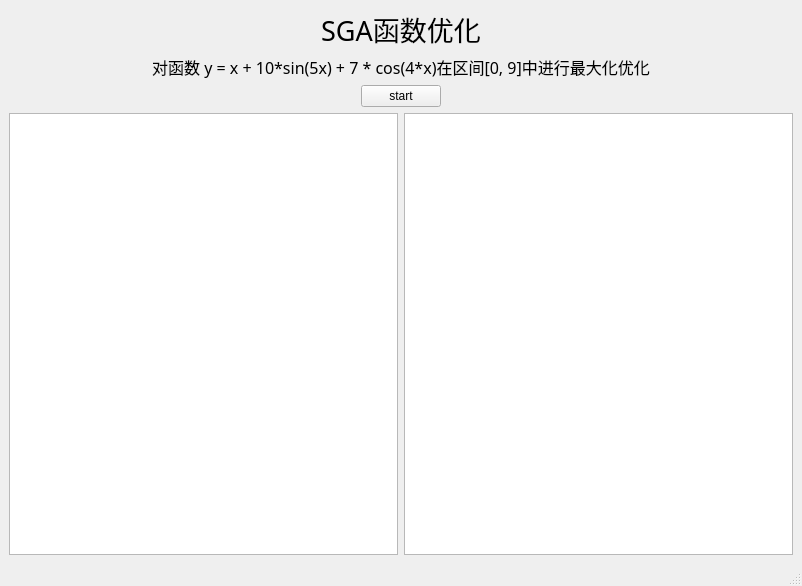
<?xml version="1.0" encoding="UTF-8"?>
<ui version="4.0">
 <class>MainWindow</class>
 <widget class="QMainWindow" name="MainWindow">
  <property name="geometry">
   <rect>
    <x>0</x>
    <y>0</y>
    <width>802</width>
    <height>586</height>
   </rect>
  </property>
  <property name="windowTitle">
   <string>MainWindow</string>
  </property>
  <widget class="QWidget" name="centralwidget">
   <layout class="QVBoxLayout" name="verticalLayout">
    <item>
     <widget class="QLabel" name="label">
      <property name="font">
       <font>
        <family>黑体</family>
        <pointsize>20</pointsize>
       </font>
      </property>
      <property name="text">
       <string>SGA函数优化</string>
      </property>
      <property name="alignment">
       <set>Qt::AlignCenter</set>
      </property>
      <property name="wordWrap">
       <bool>false</bool>
      </property>
     </widget>
    </item>
    <item>
     <widget class="QLabel" name="label_2">
      <property name="font">
       <font>
        <family>微软雅黑</family>
        <pointsize>12</pointsize>
       </font>
      </property>
      <property name="locale">
       <locale language="Chinese" country="China"/>
      </property>
      <property name="text">
       <string>对函数 y = x + 10*sin(5x) + 7 * cos(4*x)在区间[0, 9]中进行最大化优化</string>
      </property>
      <property name="alignment">
       <set>Qt::AlignCenter</set>
      </property>
     </widget>
    </item>
    <item>
     <layout class="QHBoxLayout" name="horizontalLayout_4">
      <item>
       <spacer name="horizontalSpacer">
        <property name="orientation">
         <enum>Qt::Horizontal</enum>
        </property>
        <property name="sizeHint" stdset="0">
         <size>
          <width>40</width>
          <height>20</height>
         </size>
        </property>
       </spacer>
      </item>
      <item>
       <widget class="QPushButton" name="start">
        <property name="text">
         <string>start</string>
        </property>
       </widget>
      </item>
      <item>
       <spacer name="horizontalSpacer_2">
        <property name="orientation">
         <enum>Qt::Horizontal</enum>
        </property>
        <property name="sizeHint" stdset="0">
         <size>
          <width>40</width>
          <height>20</height>
         </size>
        </property>
       </spacer>
      </item>
     </layout>
    </item>
    <item>
     <layout class="QHBoxLayout" name="horizontalLayout">
      <item>
       <widget class="QTextBrowser" name="textBrowser"/>
      </item>
      <item>
       <widget class="QGraphicsView" name="graphicsView"/>
      </item>
     </layout>
    </item>
   </layout>
  </widget>
  <widget class="QMenuBar" name="menubar">
   <property name="geometry">
    <rect>
     <x>0</x>
     <y>0</y>
     <width>802</width>
     <height>22</height>
    </rect>
   </property>
  </widget>
  <widget class="QStatusBar" name="statusbar"/>
 </widget>
 <resources/>
 <connections/>
</ui>
